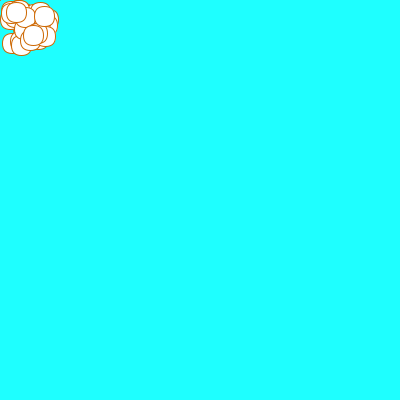
Frame 1 (no input)
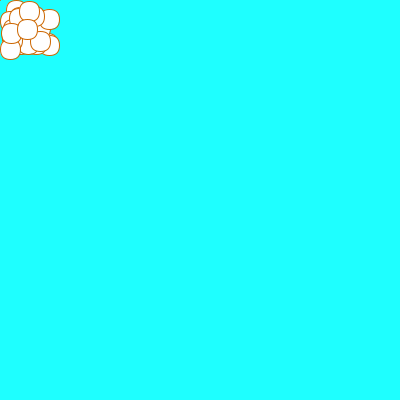
Frame 60 (the mouse pressed at the canvas centre just before this capture)
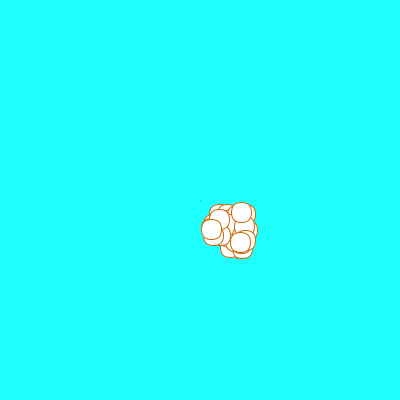
Frame 120 (the mouse held since frame 60 and released just before this capture)

The Processing sketch that drew these frames (run headless with seeded random() and noise(); from frame 60 on, the mouse is pressed at the canvas centre):

// Processing sketch: processing_110054
// ── processing_110054.pde

// this runs once when the programm starts
void setup (){
  size(400, 400);
}

// this runs every time the operating
// system tells java to update the screen
void draw (){
  background(30, 255, 255);


for(int i=0; i<30; i++){
    //point(mouseX, mouseY);
    stroke(204, 102, 0);
    rect(mouseX + random(40), mouseY+random(40),20,20,80);
  }
   line(pmouseX, pmouseY, mouseX, mouseY);
}
